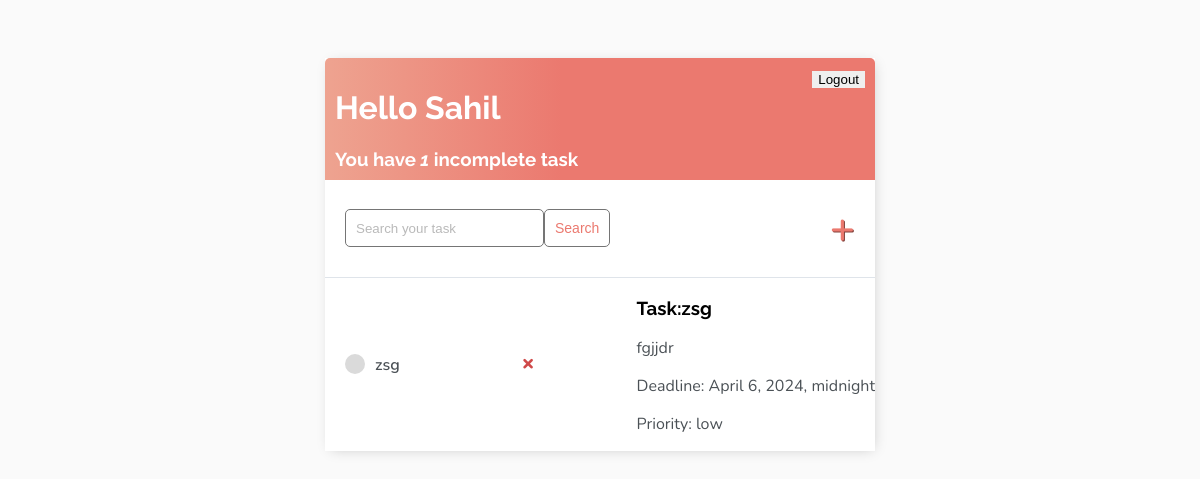
/ (signed in), run on the app's committed database.
### base/models.py (models this page shows)
class Task(models.Model):
    user = models.ForeignKey(User, on_delete=models.CASCADE, null=True, blank=True)
    PRIORITY_CHOICES = [
        ('low', 'Low'),
        ('medium', 'Medium'),
        ('high', 'High'),
    ]
    title = models.CharField(max_length=200)
    description = models.TextField(null=True, blank=True)
    deadline = models.DateTimeField(default=timezone.now() + timezone.timedelta(days=1))  # Set default to one day from now
    priority = models.CharField(max_length=10, choices=PRIORITY_CHOICES, default='low')
    complete = models.BooleanField(default=False)
    created = models.DateTimeField(auto_now_add=True)
    def __str__(self):
        return self.title
    class Meta:
        order_with_respect_to = 'deadline'

### base/views.py (the view)
# urls.py: path('', TaskList.as_view(), name='tasks'),
class TaskList(LoginRequiredMixin, ListView):
    model = Task
    context_object_name = 'tasks'
    def get_context_data(self, **kwargs):
        context = super().get_context_data(**kwargs)
        context['tasks'] = context['tasks'].filter(user=self.request.user)
        context['count'] = context['tasks'].filter(complete=False).count()
        search_input = self.request.GET.get('search-area') or ''
        if search_input:
            context['tasks'] = context['tasks'].filter(
                title__contains=search_input)
        context['search_input'] = search_input
        return context

### base/templates/base/task_list.html (shortened to what this page needs)
{% extends 'base/main.html' %}
{% block content %}
<div class="header-bar">
    <div>
        <h1>Hello {{request.user|title}}</h1>
        <h3 style="margin:0">You have <i>{{count}}</i> incomplete task{{ count|pluralize:"s" }}</h3>
    </div>
    {% if request.user.is_authenticated %}
    <form action="{% url 'logout'%}" method="post">
        <input type="submit" value="Logout">
    </form>
    {% else %}
    <a href="{% url 'login' %}">Login</a>
    {% endif %}
</div>
<div id="search-add-wrapper">
    <form method="GET" style="display: flex;">
        <input type='text' name='search-area' placeholder="Search your task" value="{{search_input}}">
        <input class="button" type="submit" value='Search'>
    </form>
    {% if tasks|length > 0 %}
    <a id="add-link" href="{% url 'task-create' %}">&#x2b;</a>
    {% endif %}
</div>
<div id="tasklist" class="task-items-wrapper">
    {% for task in tasks %}
    <div class="task-wrapper" data-position="{{task.pk}}">
        <div class="task-title">
            {% if task.complete %}
            <div class="task-complete-icon"></div>
            <i><s><a href="{% url 'task-update' task.id %}">{{task}}</a></s></i> {% else %}
            <div class="task-incomplete-icon"></div>
            <a href="{% url 'task-update' task.id %}">{{task}}</a> {% endif %}
        </div>
        <div class="task-controls">
            <a class="delete-link" href="{% url 'task-delete' task.id %}">&#215;</a>
        </div>
        <div class="task {% if task.deadline < now and not task.complete %} overdue {% endif %}">
            <h3>Task:{{ task.title }}</h3>
            <p>{{ task.description }}</p>
            <p>Deadline: {{ task.deadline }}</p>
            <p>Priority: {{ task.priority }}</p>
        </div>
    </div>
    {% empty %}
    <div style="text-align: center; padding-bottom: 10px; line-height: 1em;">
        <h3>No new tasks are created.</h3>
        <h3>Create a <a style="text-decoration: none; color: #e53935;" href="{% url 'task-create' %}">New task</a> ! </h3>
    </div>
    {% endfor %}
</div>
{% endblock content %}

### base/templates/base/main.html (style rules this page uses)
body { background-color: #fafafa; font-family: 'Nunito', sans-serif; padding-top: 50px; }
h1, h2, h3, h4, h5, h6 { font-family: 'Raleway', sans-serif; }
a, p { color: #4b5156 }
a { font-weight: 600; }
input { outline: none; border: none; }
.header-bar { display: flex; justify-content: space-between; color: #fff; padding: 10px; border-radius: 5px 5px 0 0; background: linear-gradient(90deg, #EEA390 0%, #EB796F 43%, #EB796F 100%); }
.task-wrapper { display: flex; align-items: center; justify-content: space-between; background-color: #fff; border-top: 1px solid #dfe4ea; overflow: hidden; }
.task-title { display: flex; padding: 20px; }
.task-title a { text-decoration: none; color: #4b5156; margin-left: 10px; }
.task-incomplete-icon { height: 20px; width: 20px; background-color: rgb(218, 218, 218); border-radius: 50%; }
.delete-link { text-decoration: none; font-weight: 900; color: #cf4949; font-size: 22px; line-height: 0; padding: 20px 0px; }
#add-link { color: #EB796F; text-decoration: none; font-size: 42px; text-shadow: 1px 1px #81413b; }
#search-add-wrapper { display: flex; justify-content: space-between; align-items: center; padding: 20px; }
input[type=text], input[type=password], textarea { border: 1px solid #757575; border-radius: 5px; padding: 10px; width: 90%; }
::placeholder { font-weight: 300; opacity: 0.5; }
.button { border: 1px solid #757575; background-color: #FFF; color: #EB796F; padding: 10px; font-size: 14px; border-radius: 5px; cursor: pointer; text-decoration: none; }

### data on the page
Task: title "zsg", description "fgjjdr", deadline "April 6, 2024, midnight", priority "low"

### other printed values
{{ request.user|title }} "Sahil"
{{ count }} "1"
